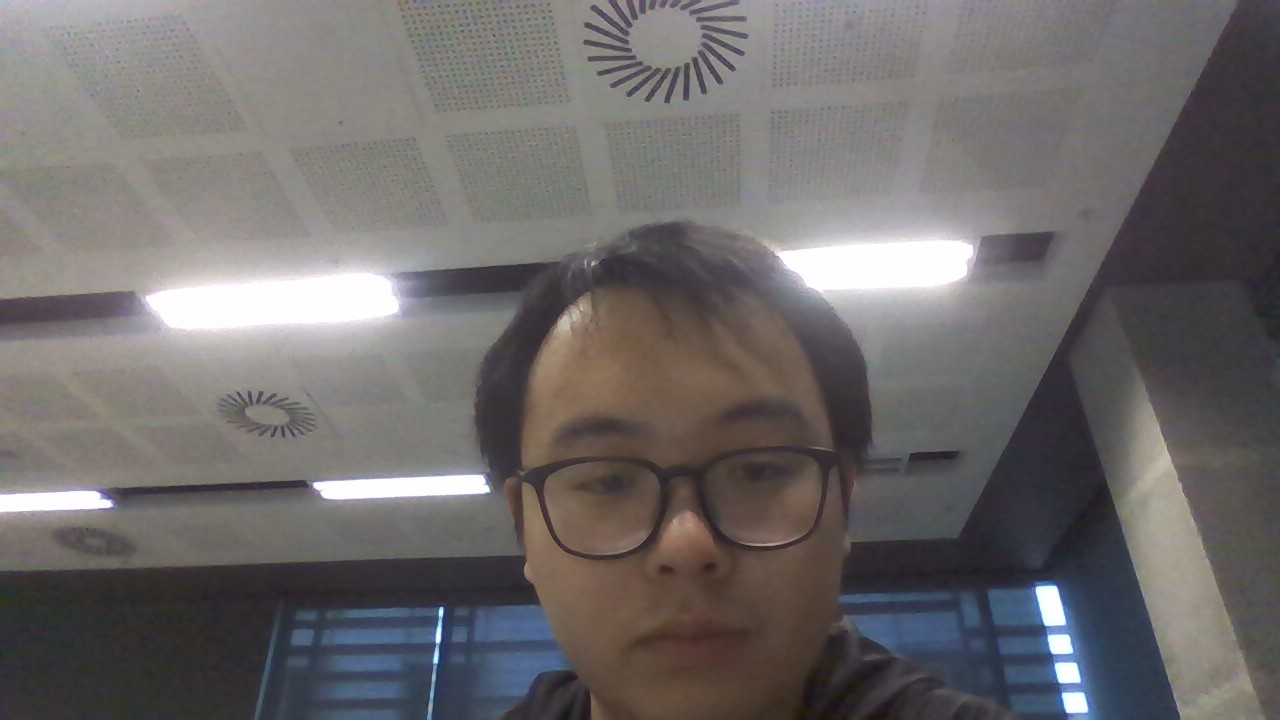
#> input picture WIN_20230908_11_14_23_Pro.jpg, 1280 x 720 px
$ python w1-task4.py
#> lines starting #> are read from the running program, lines starting #| are printed output that depends on the picture
import cv2 as cv
import matplotlib.pyplot as plt

def main():

  face = cv.imread("WIN_20230908_11_14_23_Pro.jpg")
#> face is the input picture: shape (720, 1280, 3); mean B, G, R 106.2, 106.3, 109.9

  # cv.imshow("Face", face) # Show window_

  RGB_image = cv.cvtColor(face, 4)
  HSV_image = cv.cvtColor(face, 40)
#> HSV_image: shape (720, 1280, 3); mean H, S, V 72.1, 30.5, 113.7
  GRAY_image = cv.cvtColor(face, 6)
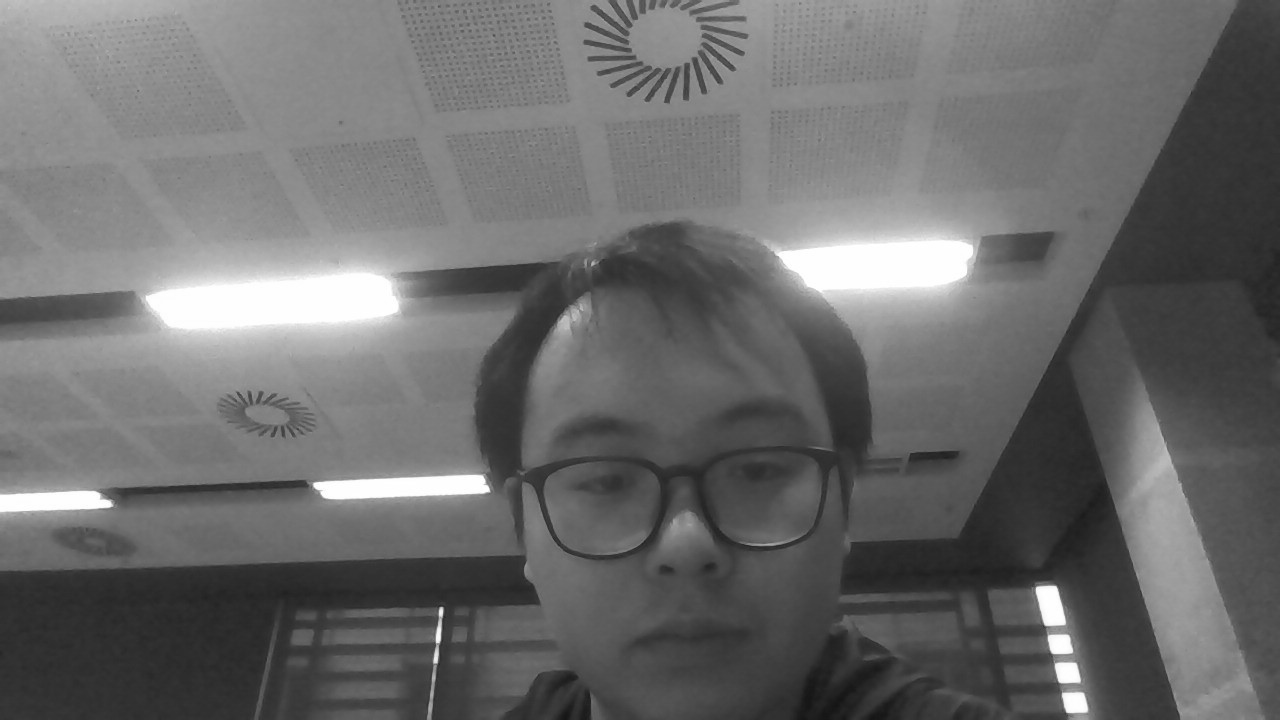
#> GRAY_image: shape (720, 1280); min 20, max 255, mean 107.4

  plt.subplot(2, 2, 1)
  plt.imshow(face)
  plt.title("My face with BGR")

  plt.subplot(2, 2, 2)
  plt.imshow(RGB_image)
  plt.title("My face with RGB")

  plt.subplot(2, 2, 3)
  plt.imshow(HSV_image)
  plt.title("My face with HSV")

  plt.subplot(2, 2, 4)
  plt.imshow(GRAY_image)
  plt.title("My face with GRAY")

  plt.show()
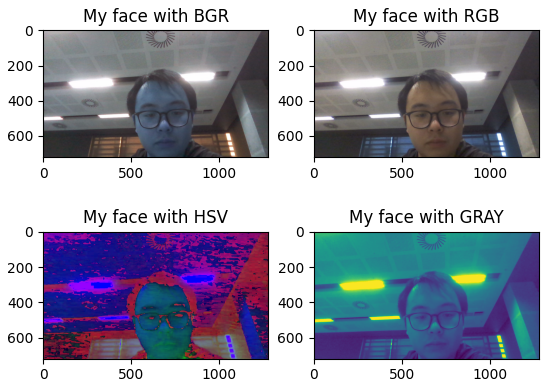
#> figure drawn by matplotlib, 4 panels; B, G, R data is drawn as R, G, B
  plt.pause(0.001)


if __name__ == "__main__":

  main()

$ run again, with park.png saved as WIN_20230908_11_14_23_Pro.jpg
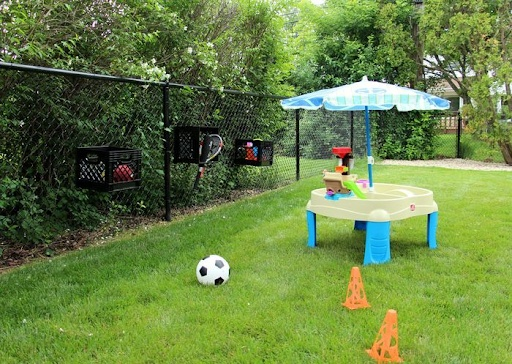
#> input picture park.png, 512 x 364 px
#> in main, face is the input picture: shape (364, 512, 3); mean B, G, R 67.6, 129, 104
#> HSV_image: shape (364, 512, 3); mean H, S, V 45.6, 131.6, 130.9
#> in main, `GRAY_image = cv.cvtColor(face, 6)`:
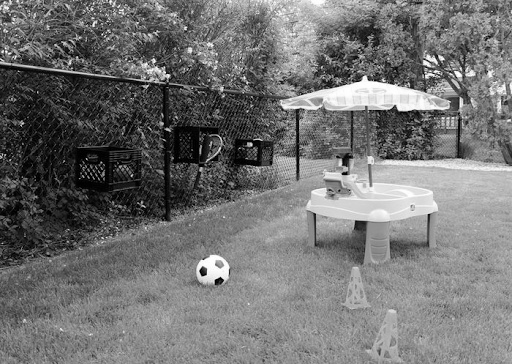
#> GRAY_image: shape (364, 512); min 0, max 255, mean 114.5
#> in main, `plt.show()`:
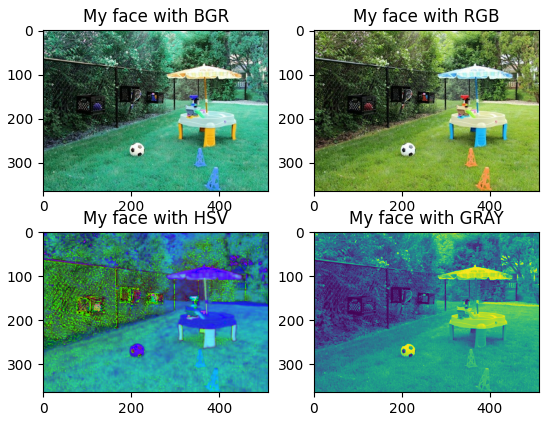
#> figure drawn by matplotlib, 4 panels; B, G, R data is drawn as R, G, B
